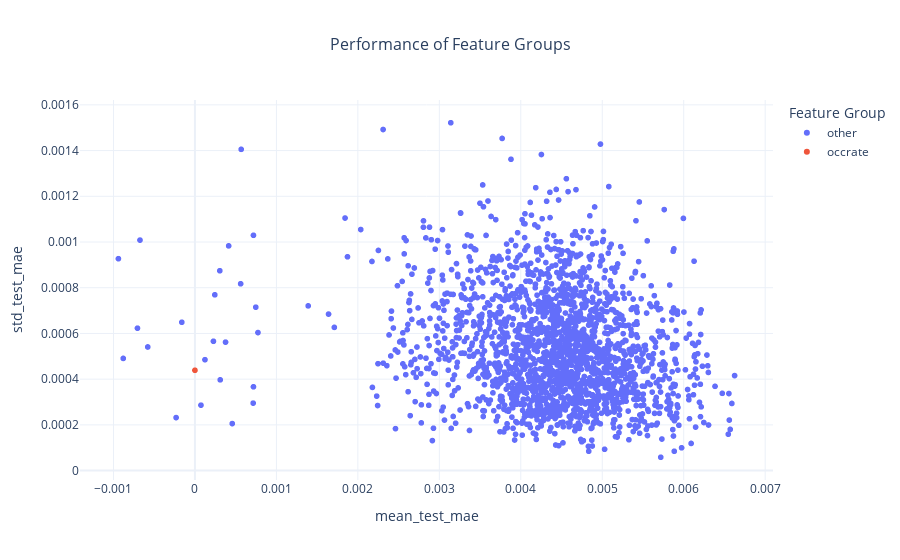

The cell this chart's notebook holds for it:
### Code cell
analyzer.scatter_plot_feature_group(df_plot)

### Figure 1 — Plotly figure (JSON) as saved in the notebook; plotly's stock layout.template omitted (floating-point values rounded to 4 significant figures; data arrays with more than 128 entries replaced by an {"elided": "..."} marker saying what was removed)
{"data": [{"customdata": {"elided": "2047x1 str values"}, "hovertemplate": "<b>%{customdata}</b><br><b>Mean MAE:</b> %{x:.6f}<br><b>Std MAE:</b> %{y:.6f}<extra></extra>", "legendgroup": "other", "marker": {"color": "#636efa", "symbol": "circle"}, "mode": "markers", "name": "other", "showlegend": true, "type": "scattergl", "x": {"elided": "2047 float values"}, "xaxis": "x", "y": {"elided": "2047 float values"}, "yaxis": "y"}, {"customdata": [["occrate"]], "hovertemplate": "<b>%{customdata}</b><br><b>Mean MAE:</b> %{x:.6f}<br><b>Std MAE:</b> %{y:.6f}<extra></extra>", "legendgroup": "occrate", "marker": {"color": "#EF553B", "symbol": "circle"}, "mode": "markers", "name": "occrate", "showlegend": true, "type": "scattergl", "x": [0], "xaxis": "x", "y": [0.0004389], "yaxis": "y"}], "layout": {"legend": {"title": {"text": "Feature Group"}, "tracegroupgap": 0}, "title": {"font": {"size": 16}, "text": "Performance of Feature Groups", "x": 0.5}, "xaxis": {"anchor": "y", "domain": [0, 1], "title": {"text": "mean_test_mae"}}, "yaxis": {"anchor": "x", "domain": [0, 1], "title": {"text": "std_test_mae"}}}}
